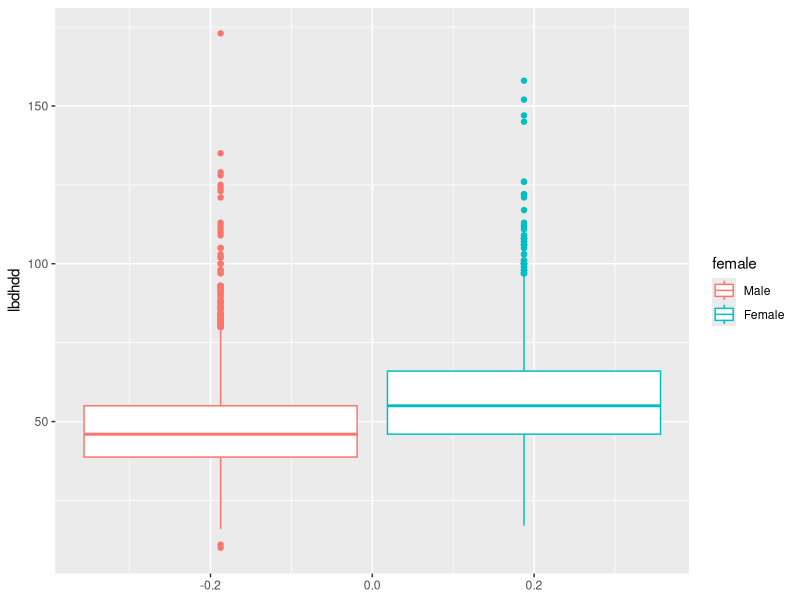

Here is the R script that generated this plot:
# R code for results presented in lecture set 7

library(tidyverse)

# NHANES: obesity risk and sex
setwd("~/Dropbox/JMCGREADY/Statistics in PH 2 2019/lecture slides/lecture set 7/datasets/Excel")
nhaneso<-read.csv("NHANES2k14_obesity.csv", header=T)
names(nhaneso)
table(nhaneso$riagendr)

# gender is coded as 2 for females and 1 for males (source: https://wwwn.cdc.gov/nchs/nhanes/2013-2014/demo_h.htm#RIAGENDR)
# to make analyses with gender easier, will a factore variabl for sex which includes the labels "Male" and "Female"

nhaneso<-nhaneso%>%mutate(female=factor(riagendr, labels=c("Male", "Female")))
table(nhaneso$female)

# since obesity is the outcome of interest, I'll work with a subset of the data that only includes those observations with non-missing bmi
# and persons >= 18 years old

# total in original sample
length(nhaneso$riagendr)

# subset of those with BMI who are 18+ years old 

nhanesos<-nhaneso%>%filter(!is.na(bmxbmi) & ridageyr>=18)

length(nhanesos$riagendr)

# cutoff of for being classified as obese: BMI >= 30
# create indicator
nhanesos<-nhanesos%>%mutate(obese=ifelse(bmxbmi>=30, 1, 0))

# obesity by sex 

nhanesos%>%count(obese, female) %>%
  group_by(female) %>%
  mutate(prop = n / sum(n)) %>%
  select(-n) %>%
  spread(female, prop)


# logistic regression

slr1<-glm(obese~female,family=binomial(link="logit"),data=nhanesos )
summary(slr1)
names(slr1)
exp(coef(slr1))
exp(confint(slr1))


# obesity and HDL
# 274 missing hdl cholesterol,so I  subset out the NAs
nhanesos<-nhanesos%>%filter(!is.na(lbdhdd))

# logistic regression
slr2<-glm(obese~lbdhdd,family=binomial(link="logit"),data=nhanesos )
summary(slr2)
exp(coef(slr2))
exp(confint(slr2))

# boxplot HDL bys sex, and slimple linear egression

ggplot(nhanesos, aes(y=lbdhdd, col=female))+
  geom_boxplot()

slr3<-lm(lbdhdd~female,data=nhanesos )
summary(slr3)

# Multiple logisitc with sex and HDL

mlr1<-glm(obese~female+lbdhdd,family=binomial(link="logit"),data=nhanesos )
summary(mlr1)
exp(coef(mlr1))
exp(confint(mlr1))

# age, categorized
library("gtools")

nhanesos<-nhanesos%>%mutate(ageq =quantcut(ridageyr, q=c(0,0.25,.5,.75,1)))
slr4<-glm(obese~ageq,family=binomial(link="logit"),data=nhanesos )
summary(slr4)

# mlr 2 with hdl, age, sex

mlr2<-glm(obese~female+lbdhdd+ageq,family=binomial(link="logit"),data=nhanesos )
summary(mlr2)
exp(coef(mlr2))
exp(confint(mlr2))

# mlr 2 with hdl categorizd, sex and age categorized
# age, categorized

nhanesos<-nhanesos%>%mutate(hdlq=quantcut(nhanesos$lbdhdd, q=c(0,0.25,.5,.75,1)))

mlr3<-glm(obese~female+hdlq+ageq,family=binomial(link="logit"),data=nhanesos )
summary(mlr3)
exp(coef(mlr3))
exp(confint(mlr3))
